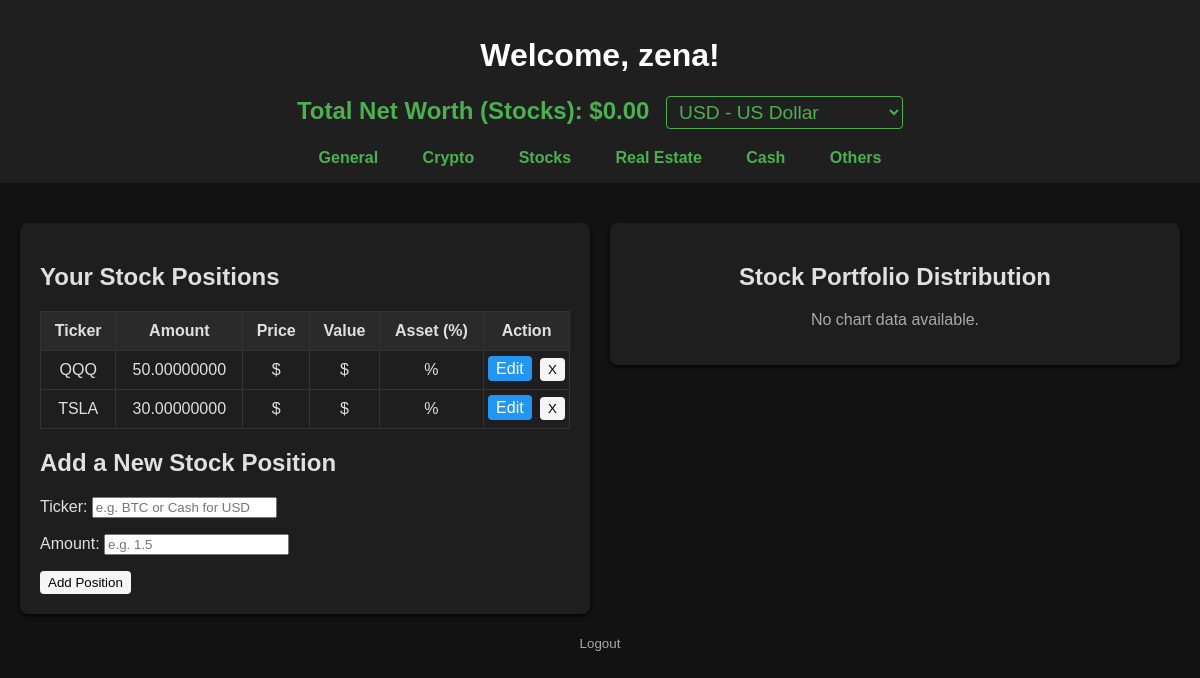
Screenshot of /stocks/ (signed in) with the database file from the repository.
### portfolio/models.py (models this page shows, shortened)
class Asset(models.Model):
    ASSET_TYPE_CHOICES = [
        ('crypto', 'Crypto'),
        ('stock', 'Stock'),
        ('cash', 'Cash'),
        ('other', 'Other'),
    ]
    ticker = models.CharField(max_length=10)
    amount = models.DecimalField(max_digits=19, decimal_places=8)
    owner = models.ForeignKey(User, on_delete=models.CASCADE)
    type = models.CharField(max_length=10, choices=ASSET_TYPE_CHOICES, default='crypto')
    currency = models.CharField(max_length=5, blank=True, null=True)  # For cash positions

### portfolio/views.py (the view)
# urls.py: path('stocks/', stocks, name='stocks'),
@login_required
def stocks(request):
    selected_currency = request.GET.get('currency', 'USD')
    if request.method == 'POST':
        form = AddAssetForm(request.POST)
        if form.is_valid():
            asset = form.save(commit=False)
            asset.owner = request.user
            asset.type = 'stock'
            asset.ticker = asset.ticker.upper()  # Ensure ticker is uppercase
            asset.save()
            return redirect('stocks')
        else:
            messages.error(request, "Failed to add asset. Please check your inputs.")
    else:
        form = AddAssetForm()
    user_assets = Asset.objects.filter(owner=request.user, type='stock')
    tickers = [asset.ticker.upper() for asset in user_assets]
    prices = {}
    if tickers:
        if len(tickers) == 1:
            ticker = tickers[0]
            try:
                data = yf.Ticker(ticker).history(period='1d')
                if not data.empty:
                    prices[ticker] = float(data['Close'].iloc[-1])
                else:
                    prices[ticker] = None
            except Exception:
                prices[ticker] = None
        else:
            try:
                data = yf.download(
                    tickers=tickers,
                    period='1d',
                    interval='1d',
                    group_by='ticker',
                    threads=True,
                    progress=False
                )
                for ticker in tickers:
                    try:
                        prices[ticker] = float(data[ticker]['Close'].iloc[-1])
                    except Exception:
                        prices[ticker] = None
            except Exception:
                prices = {ticker: None for ticker in tickers}
    total_net_worth_usd = 0
    for asset in user_assets:
        price = prices.get(asset.ticker.upper())
        try:
            price_decimal = Decimal(str(price)) if price is not None else Decimal('0')
        except Exception:
            price_decimal = Decimal('0')
        total_net_worth_usd += price_decimal * asset.amount
    total_net_worth = convert_currency(total_net_worth_usd, 'USD', selected_currency)
    assets_with_value = []
    labels = []
    values = []
    for asset in user_assets:
        ticker = asset.ticker.upper()
        price_usd = prices.get(ticker)
        try:
            price_usd_decimal = Decimal(str(price_usd)) if price_usd is not None else Decimal('0')
            price = convert_currency(price_usd_decimal, 'USD', selected_currency)
        except Exception:
            price = Decimal('0')
        value = price * asset.amount if price else None
        asset_dict = {
            'id': asset.id,
            'ticker': asset.ticker,
            'amount': asset.amount,
            'price': price if price else '-',
            'value': value if value else '-',
        }
        if total_net_worth > 0 and value:
            percentage = (value / total_net_worth) * 100
            asset_dict['percentage'] = percentage
        else:
            asset_dict['percentage'] = '-'
        assets_with_value.append(asset_dict)
        if value and total_net_worth > 0:
            labels.append(asset.ticker)
            values.append(float(value / total_net_worth * 100))
    if labels and values:
        fig = go.Figure(data=[go.Pie(labels=labels, values=values, textinfo='label+percent')])
        fig.update_layout(
            title="Stock Portfolio Distribution",
            margin=dict(t=50, b=50, l=25, r=25),
            paper_bgcolor="#121212",
            plot_bgcolor="#121212",
            font=dict(color="#e0e0e0")
        )
        chart_html = fig.to_html(full_html=False)
    else:
        chart_html = None
    available_currencies = {
        'USD': 'US Dollar',
        'CAD': 'Canadian Dollar',
        'BRL': 'Brazilian Real',
        'KRW': 'Korean Won',
        'INR': 'Indian Rupee',
        'EUR': 'Euro',
        'GBP': 'British Pound',
        'JPY': 'Japanese Yen',
        'AUD': 'Australian Dollar',
        'CHF': 'Swiss Franc'
    }
    return render(request, 'stocks.html', {
        'username': request.user.username,
        'assets': assets_with_value,
        'form': form,
        'total_net_worth': total_net_worth,
        'chart': chart_html,
        'selected_currency': selected_currency,
        'available_currencies': available_currencies,
    })

### portfolio/forms.py
class AddAssetForm(forms.ModelForm):
    class Meta:
        model = Asset
        fields = ['ticker', 'amount']
        widgets = {
            'ticker': forms.TextInput(attrs={'placeholder': 'e.g. BTC or Cash for USD'}),
            'amount': forms.NumberInput(attrs={'placeholder': 'e.g. 1.5'}),
        }

### portfolio/views.py (called while the page is built)
def convert_currency(amount, from_currency='USD', to_currency='USD'):
    if from_currency == to_currency:
        return amount
    rates = get_exchange_rates(from_currency)
    if to_currency in rates:
        rate = Decimal(str(rates[to_currency]))
        return amount * rate
    return amount

### portfolio/templates/stocks.html (shortened to what this page needs)
<!DOCTYPE html>
<html lang="en">
    {% load humanize %}
<head>
</head>
<body>
    <header>
        <h1>Welcome, {{ username }}!</h1>
        <div style="margin-top: 10px; font-size: 1.5em; font-weight: bold; color: #4caf50;">
            Total Net Worth (Stocks): <span id="net-worth-display">${{ total_net_worth|floatformat:2 }}</span>
            <select id="currency-selector" onchange="changeCurrency(this.value)" style="background: #222a; color: #4caf50; border: 1px solid #4caf50; border-radius: 4px; padding: 4px 8px; margin-left: 10px; font-size: 0.8em;">                {% for code, name in available_currencies.items %}
                    <option value="{{ code }}" {% if code == selected_currency %}selected{% endif %}>{{ code }} - {{ name }}</option>
                {% endfor %}
            </select>
        </div>
        <nav style="margin-top: 20px; text-align: center;">
            <a href="{% url 'general' %}?currency={{ selected_currency }}" style="margin: 0 20px; color: #4caf50; text-decoration: none; font-weight: bold;">General</a>
            <a href="{% url 'home' %}?currency={{ selected_currency }}" style="margin: 0 20px; color: #4caf50; text-decoration: none; font-weight: bold;">Crypto</a>
            <a href="{% url 'stocks' %}?currency={{ selected_currency }}" style="margin: 0 20px; color: #4caf50; text-decoration: none; font-weight: bold;">Stocks</a>
            <a href="{% url 'real_estate' %}?currency={{ selected_currency }}" style="margin: 0 20px; color: #4caf50; text-decoration: none; font-weight: bold;">Real Estate</a>
            <a href="{% url 'cash' %}?currency={{ selected_currency }}" style="margin: 0 20px; color: #4caf50; text-decoration: none; font-weight: bold;">Cash</a>
            <a href="{% url 'other' %}?currency={{ selected_currency }}" style="margin: 0 20px; color: #4caf50; text-decoration: none; font-weight: bold;">Others</a>
        </nav>
    </header>
    <div class="container" style="flex-direction: column; align-items: center; padding-top: 20px;">
        <div style="display: flex; flex-wrap: wrap; gap: 20px; width: 100%; justify-content: center; align-items: flex-start;">
            <div class="card" style="flex: 1 1 45%; min-width: 350px;">
                <h2>Your Stock Positions</h2>
                {% if assets %}
                <table>
                    <thead>
                        <tr>
                            <th>Ticker</th>
                            <th>Amount</th>
                            <th>Price</th>
                            <th>Value</th>
                            <th>Asset (%)</th>
                            <th>Action</th>
                        </tr>
                    </thead>
                    <tbody>
                        {% for asset in assets %}
                        <tr>
                            <td>{{ asset.ticker }}</td>
                            <td>{{ asset.amount }}</td>
                            <td>
                                {% if asset.price %}
                                    ${{ asset.price|floatformat:2 }}
                                {% else %}
                                    -
                                {% endif %}
                            </td>
                            <td>
                                {% if asset.value %}
                                    ${{ asset.value|floatformat:2 }}
                                {% else %}
                                    Could not fetch price
                                {% endif %}
                            </td>
                            <td>
                                {% if asset.percentage %}
                                    {{ asset.percentage|floatformat:2 }}%
                                {% else %}
                                    -
                                {% endif %}
                            </td>
                            <td style="white-space: nowrap;">
                                <a href="{% url 'edit_holding' asset.id %}" style="background: #2196f3; color: white; border: none; border-radius: 4px; padding: 4px 8px; text-decoration: none; margin-right: 4px;">Edit</a>
                                <form action="{% url 'delete_holding' asset.id %}" method="post" style="display:inline;">
                                    <button type="submit">X</button>
                                </form>
                            </td>
                        </tr>
                        {% endfor %}
                    </tbody>
                </table>
                {% else %}
                <p>You have no stock positions yet.</p>
                {% endif %}
                <h2>Add a New Stock Position</h2>
                <form method="post">
                    {{ form.as_p }}
                    <button type="submit">Add Position</button>
                </form>
            </div>
            <div class="card pie-chart-container" style="flex: 1 1 45%; min-width: 350px;">
                <h2>Stock Portfolio Distribution</h2>
                <div>
                    {% if chart %}
                        {{ chart|safe }}
                    {% else %}
                        <p style="color: #aaa;">No chart data available.</p>
                    {% endif %}
                </div>
            </div>
        </div>
    </div>
    <footer>
        <p>
            <form action="{% url 'logout' %}" method="post" style="display:inline;">
                <button type="submit" style="background:none; border:none; color:inherit; cursor:pointer; padding:0;">Logout</button>
            </form>
        </p>
    </footer>
</body>
</html>

### portfolio/templates/stocks.html (style rules this page uses)
body { font-family: Arial, sans-serif; margin: 0; padding: 0; background-color: #121212; color: #e0e0e0; }
header { background-color: #1f1f1f; color: #fff; padding: 1rem; text-align: center; }
.container { margin: 20px; display: flex; flex-wrap: wrap; gap: 20px; }
.card { background: #1e1e1e; border-radius: 8px; box-shadow: 0 2px 4px rgba(0, 0, 0, 0.8); padding: 20px; flex: 1 1 45%; color: #e0e0e0; }
table { width: 100%; border-collapse: collapse; }
th, td { padding: 10px; border: 1px solid #333; text-align: center; vertical-align: middle; }
th { background-color: #2a2a2a; }
td { background-color: #1e1e1e; }
th:last-child, td:last-child { width: 50px; padding: 4px; }
button { cursor: pointer; background-color: whitesmoke; color: black; border: none; border-radius: 4px; padding: 4px 8px; transition: background-color 0.2s ease; }
a { color: #4caf50; text-decoration: none; }
.pie-chart-container { text-align: center; }
footer { margin-top: 20px; text-align: center; color: #aaa; }

### rows the page displays
Asset: ticker "QQQ", amount "50.00000000"
Asset: ticker "TSLA", amount "30.00000000"

### other values shown
{{ username }} "zena"
{{ total_net_worth|floatformat:2 }} "0.00"
form field value "USD - US Dollar"
